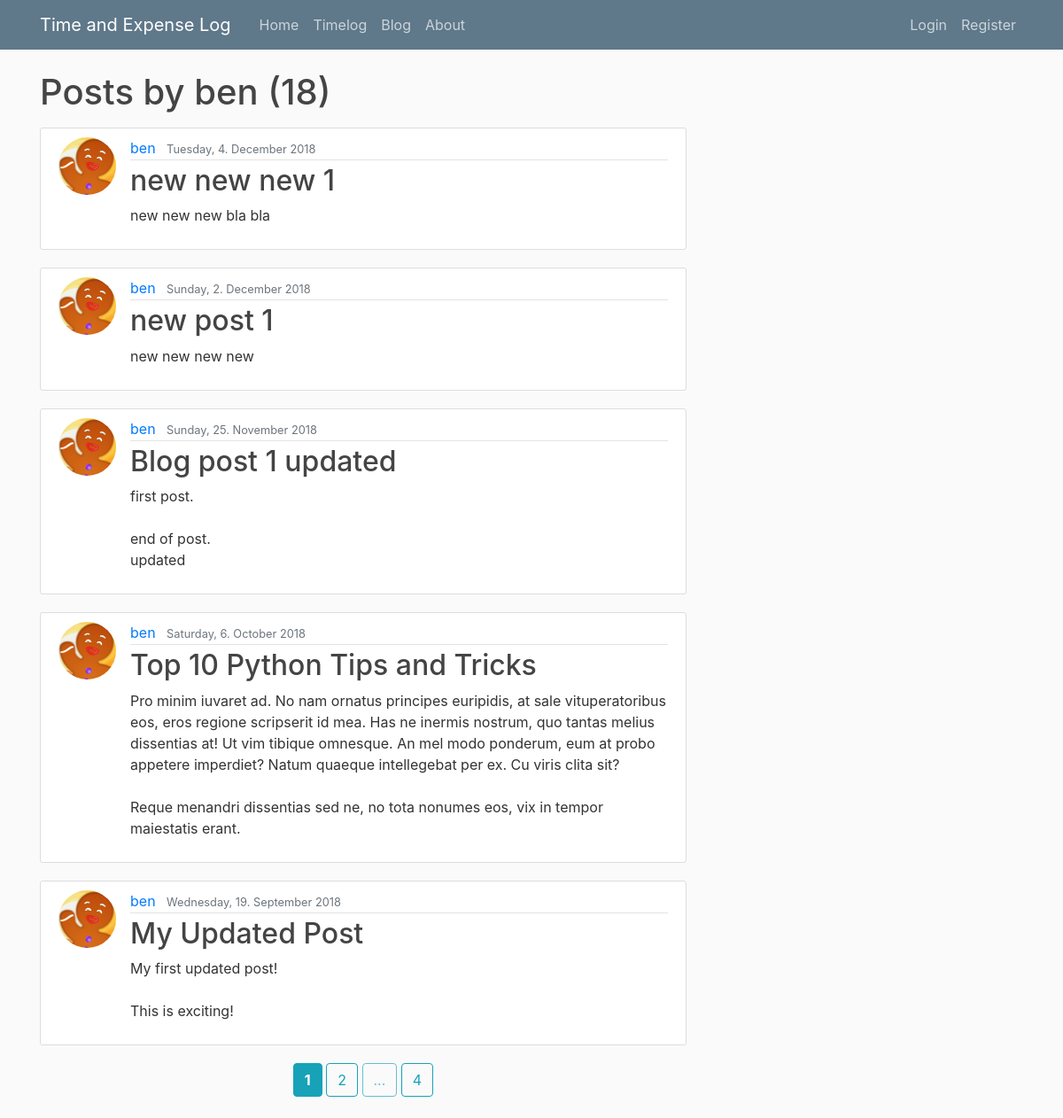
The app's page /blog/user/ben with its own data.
### timexlog/models.py (models this page shows, shortened)
class User(db.Model, UserMixin):
    id = db.Column(db.Integer, primary_key=True)
    username = db.Column(db.String(20), unique=True, nullable=False)
    email = db.Column(db.String(120), unique=True, nullable=False)
    image_file = db.Column(db.String(20), nullable=False,
                           default='default.png')
    password = db.Column(db.String(60), nullable=False)
    agree_conditions = db.Column(db.Boolean, nullable=False, default=False)
    posts = db.relationship('Post', backref='author', lazy=True)
    timelogs = db.relationship('Timelog', backref='employee', lazy=True)

class Post(db.Model):
    id = db.Column(db.Integer, primary_key=True)
    title = db.Column(db.String(100), nullable=False)
    date_posted = db.Column(db.DateTime, nullable=False,
                            default=datetime.utcnow())
    content = db.Column(db.Text, nullable=False)
    user_id = db.Column(db.Integer, db.ForeignKey('user.id'), nullable=False)

### timexlog/blog/routes.py (the view)
@blog.route("/blog/user/<string:username>")
def user_posts(username):
    page = request.args.get('page', 1, type=int)
    user = User.query.filter_by(username=username).first_or_404()
    posts = Post.query.filter_by(author=user)\
        .order_by(Post.date_posted.desc())\
        .paginate(page=page, per_page=5)
    return render_template('user_posts.html', posts=posts, user=user)

### timexlog/templates/user_posts.html (shortened to what this page needs)
{% extends "layout.html" %}
{% block content %}
	<h1 class="mb-3">Posts by {{ user.username }} ({{ posts.total }})</h1>
	{% for post in posts.items %}
		<article class="media content-section">
			<img class="rounded-circle article-img" src="{{ url_for('static', filename='profile_pics/' + post.author.image_file) }}">
			<div class="media-body">
				<div class="article-metadata">
					<a class="mr-2" href="{{ url_for('blog.user_posts', username=post.author.username) }}">{{ post.author.username }}</a>
					<small class="text-muted">{{ "{date:%A}, {date.day}. {date:%B} {date.year}".format(date=post.date_posted) }}</small>
				</div>
				<h2><a class="article-title" href="{{ url_for('blog.post', post_id=post.id) }}">{{ post.title }}</a></h2>
				<p class="article-content">{{ post.content }}</p>
			</div>
		</article>
	{% endfor %}
	<div class="text-center">
	{% for page_num in posts.iter_pages(left_edge=1, right_edge=1, left_current=1, right_current=2) %}
		{% if page_num %}
			{% if posts.page == page_num %}
				<a class="btn btn-info mb-4" href="{{ url_for('blog.user_posts', username=user.username, page=page_num) }}"><b>{{ page_num }}</b></a>
			{% else %}
				<a class="btn btn-outline-info mb-4" href="{{ url_for('blog.user_posts', username=user.username, page=page_num) }}">{{ page_num }}</a>
			{% endif %}
		{% else %}
			<span class="btn btn-outline-info mb-4 disabled">...</span>
		{% endif %}
	{% endfor %}
	</div>
{% endblock content %}

### timexlog/static/main.css (style rules this page uses)
body { background: #fafafa; color: #333333; margin-top: 5rem; }
h1, h2, h3, h4, h5, h6 { color: #444444; }
.content-section { background: #ffffff; padding: 10px 20px; border: 1px solid #dddddd; border-radius: 3px; margin-bottom: 20px; }
.article-title { color: #444444; }
.article-content { white-space: pre-line; }
.article-img { height: 65px; width: 65px; margin-right: 16px; }
.article-metadata { padding-bottom: 1px; margin-bottom: 4px; border-bottom: 1px solid #e3e3e3 }

### records on screen
User: username "ben"
Post: image_file (picture), author.username "ben", date_posted "Tuesday, 4. December 2018", title "new new new 1", content "new new new bla bla"
Post: image_file (picture), author.username "ben", date_posted "Sunday, 2. December 2018", title "new post 1", content "new new new new"
Post: image_file (picture), author.username "ben", date_posted "Sunday, 25. November 2018", title "Blog post 1 updated", content "first post. end of post. updated"
Post: image_file (picture), author.username "ben", date_posted "Saturday, 6. October 2018", title "Top 10 Python Tips and Tricks", content "Pro minim iuvaret ad. No nam ornatus principes euripidis, at sale vituperatoribus eos, eros regione scripserit id mea. Has ne inermis nostrum, quo tantas melius dissentias at! Ut vim tibique omnesque. An mel modo ponderum, eum at probo appetere imperdiet? Natum quaeque intellegebat per ex. Cu viris clita sit? Reque menandri dissentias sed ne, no tota nonumes eos, vix in tempor maiestatis erant."
Post: image_file (picture), author.username "ben", date_posted "Wednesday, 19. September 2018", title "My Updated Post", content "My first updated post! This is exciting!"

### other values on screen
{{ posts.total }} "18"
{{ page_num }} "1"
{{ page_num }} "2" "4"
